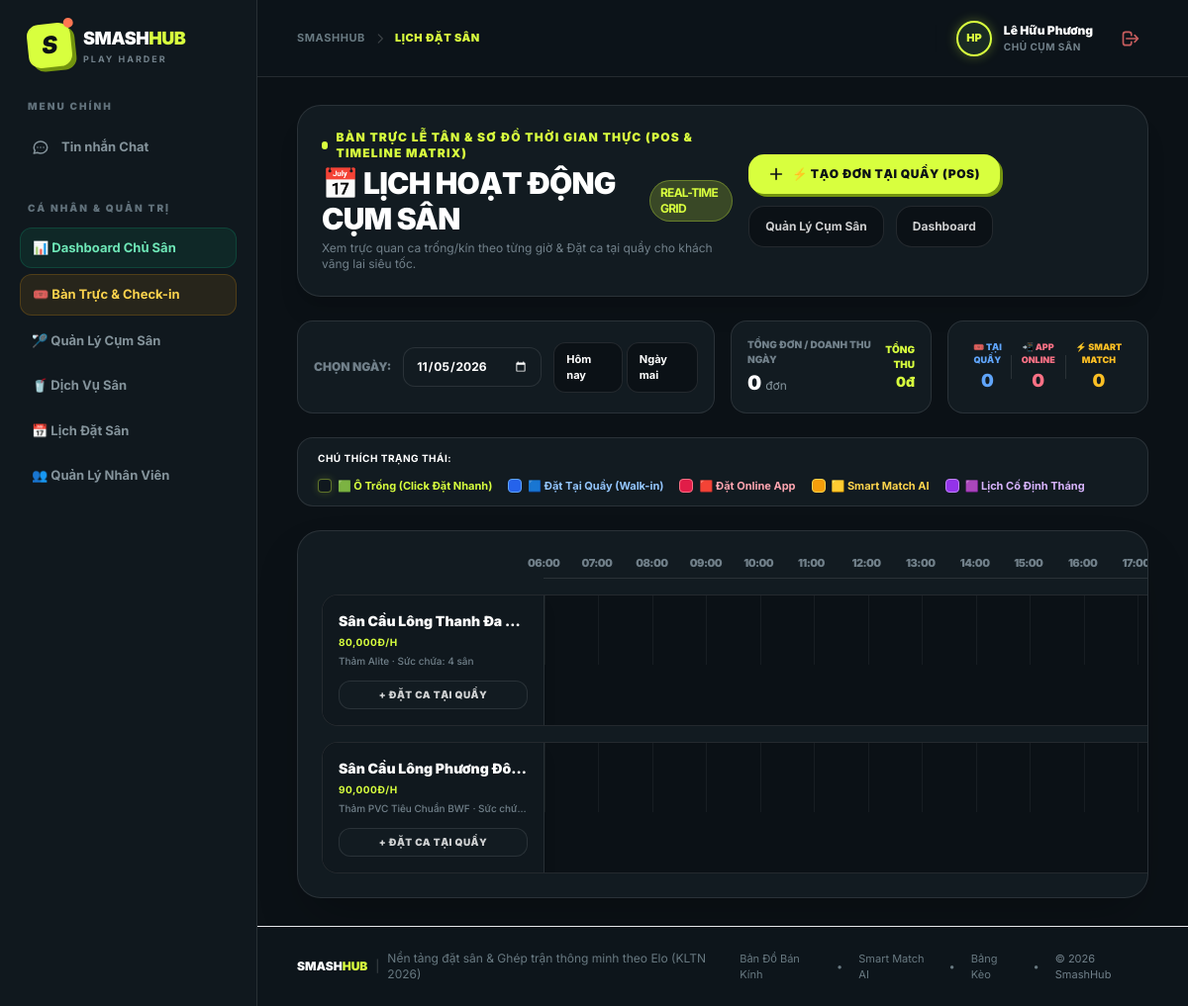
/index.php?action=owner_schedule (signed in), run on the app's committed database.
### tables this page shows
CREATE TABLE `pitches` (
  `id` int NOT NULL AUTO_INCREMENT,
  `owner_id` int DEFAULT NULL,
  `name` varchar(255) NOT NULL,
  `location` varchar(255) NOT NULL DEFAULT '',
  `district` varchar(100) DEFAULT '',
  `city` varchar(100) DEFAULT 'TP.HCM',
  `latitude` decimal(10,8) DEFAULT 10.80000000 COMMENT 'Tọa độ vĩ độ GPS',
  `longitude` decimal(11,8) DEFAULT 106.70000000 COMMENT 'Tọa độ kinh độ GPS',
  `type` varchar(50) NOT NULL COMMENT 'Thảm PVC Tiêu Chuẩn BWF, Thảm PVC Yonex, Sân Gỗ Thi Đấu, Thảm Alite',
  `quantity` int NOT NULL DEFAULT 1 COMMENT 'Số lượng sân con trong cụm',
  `price_per_hour` decimal(10,2) NOT NULL,
  `image_url` varchar(255) DEFAULT NULL,
  `amenities` varchar(255) DEFAULT 'parking,lighting,cooling,shower',
  `description` text,
  `status` enum('active','locked') DEFAULT 'active',
  PRIMARY KEY (`id`)
);

### controllers/OwnerController.php (called while the page is built, shortened)
<?php
class OwnerController {
    public function schedule() {
        $database = new Database();
        $db = $database->getConnection();
        $owner_id = $_SESSION['user_id'];
        $pitch = new Pitch($db);
        $stmt_pitches = $pitch->readByOwner($owner_id);
        $pitches = $stmt_pitches->fetchAll(PDO::FETCH_ASSOC);
        $pitch_schedules = [];
        foreach($pitches as $p) {
            $pitch_schedules[$p['id']] = [
                'pitch' => $p,
                'bookings' => []
            ];
        }
        require_once 'views/layout.php';
    }
}
?>

### models/Pitch.php (called while the page is built, shortened)
<?php
class Pitch {
    private $conn;
    private $table_name = "pitches";
    public function __construct($db) {
        $this->conn = $db;
    }
    public function readByOwner($owner_id) {
        $query = "SELECT * FROM " . $this->table_name . " WHERE owner_id = ? ORDER BY id DESC";
        $stmt = $this->conn->prepare($query);
        $stmt->bindParam(1, $owner_id);
        $stmt->execute();
        return $stmt;
    }
}
?>

### views/owner/schedule.php (the view, shortened to what this page needs)
<?php
$date = $_GET['date'] ?? date('Y-m-d');
$start_hour = 6;
$end_hour = 23;
$total_hours = $end_hour - $start_hour;
$total_bookings_count = 0;
$walkin_count = 0;
$online_count = 0;
$match_count = 0;
$revenue_day = 0;
?>
<div class="max-w-[1400px] mx-auto space-y-6 animate-fade-in">
    <div class="flex flex-col md:flex-row md:items-center justify-between gap-4 bg-[#121b21] p-6 rounded-3xl border border-white/10 shadow-xl">
        <div>
            <div class="flex items-center gap-2 text-xs font-black uppercase tracking-widest text-[#d8ff3e] mb-1">
                <span class="h-2 w-2 rounded-full bg-[#d8ff3e] animate-ping"></span>
                BÀN TRỰC LỄ TÂN & SƠ ĐỒ THỜI GIAN THỰC (POS & TIMELINE MATRIX)
            </div>
            <h1 class="text-3xl font-black uppercase tracking-tight text-white flex items-center gap-3">
                <span>📅 Lịch Hoạt Động Cụm Sân</span>
                <span class="text-xs bg-[#d8ff3e]/20 text-[#d8ff3e] border border-[#d8ff3e]/30 px-2.5 py-1 rounded-full font-bold">REAL-TIME GRID</span>
            </h1>
            <p class="mt-1 text-xs text-[#71808a]">Xem trực quan ca trống/kín theo từng giờ & Đặt ca tại quầy cho khách vãng lai siêu tốc.</p>
        </div>
        <div class="flex flex-wrap items-center gap-3">
            <button onclick="openPosModal()" class="flex items-center gap-2 bg-[#d8ff3e] text-[#0b1116] px-5 py-3 rounded-2xl font-black text-xs uppercase tracking-wider shadow-[3px_3px_0_#73940f] hover:translate-x-0.5 hover:translate-y-0.5 transition cursor-pointer">
                <svg class="w-4 h-4" fill="none" stroke="currentColor" viewBox="0 0 24 24"><path stroke-linecap="round" stroke-linejoin="round" stroke-width="2.5" d="M12 4v16m8-8H4"></path></svg>
                ⚡ Tạo Đơn Tại Quầy (POS)
            </button>
            <a href="index.php?action=owner_pitches" class="bg-[#0b1116] border border-white/10 text-white/80 hover:text-white hover:bg-white/5 px-4 py-3 rounded-2xl text-xs font-bold transition">Quản Lý Cụm Sân</a>
            <a href="index.php?action=owner_dashboard" class="bg-[#0b1116] border border-white/10 text-white/80 hover:text-white hover:bg-white/5 px-4 py-3 rounded-2xl text-xs font-bold transition">Dashboard</a>
        </div>
    </div>
    <div class="grid gap-4 md:grid-cols-4">
        <div class="md:col-span-2 bg-[#121b21] p-4 rounded-2xl border border-white/10 flex items-center justify-between gap-4">
            <form action="index.php" method="GET" id="dateForm" class="flex items-center gap-3 w-full">
                <label for="date" class="text-xs font-black uppercase text-[#71808a] flex-shrink-0">Chọn ngày:</label>
                <input type="date" id="date" name="date" value="<?php echo htmlspecialchars($date); ?>"
                       class="bg-[#0b1116] border border-white/10 text-white text-xs font-bold rounded-xl px-3 py-2.5 focus:border-[#d8ff3e] outline-none flex-grow"
                       onchange="document.getElementById('dateForm').submit()">
                <div class="flex items-center gap-1">
                    <a href="index.php?action=owner_schedule&date=<?php echo date('Y-m-d'); ?>" class="bg-[#0b1116] border border-white/10 hover:border-[#d8ff3e] text-white px-3 py-2 rounded-xl text-[11px] font-bold transition">Hôm nay</a>
                    <a href="index.php?action=owner_schedule&date=<?php echo date('Y-m-d', strtotime('+1 day')); ?>" class="bg-[#0b1116] border border-white/10 hover:border-[#d8ff3e] text-white px-3 py-2 rounded-xl text-[11px] font-bold transition">Ngày mai</a>
                </div>
            </form>
        </div>
        <div class="bg-[#121b21] p-4 rounded-2xl border border-white/10 flex items-center justify-between">
            <div>
                <div class="text-[10px] font-black uppercase text-[#71808a]">TỔNG ĐƠN / DOANH THU NGÀY</div>
                <div class="text-xl font-black text-white mt-0.5"><?php echo $total_bookings_count; ?> <span class="text-xs text-[#84939b] font-normal">đơn</span></div>
            </div>
            <div class="text-right">
                <div class="text-[10px] font-black uppercase text-[#d8ff3e]">TỔNG THU</div>
                <div class="text-sm font-black text-[#d8ff3e]"><?php echo number_format($revenue_day); ?>đ</div>
            </div>
        </div>
        <div class="bg-[#121b21] p-4 rounded-2xl border border-white/10 flex items-center justify-around text-center">
            <div>
                <div class="text-[9px] font-black text-blue-400 uppercase">🎟️ TẠI QUẦY</div>
                <div class="text-lg font-black text-blue-400"><?php echo $walkin_count; ?></div>
            </div>
            <div>
                <div class="text-[9px] font-black text-rose-400 uppercase">📲 APP ONLINE</div>
                <div class="text-lg font-black text-rose-400"><?php echo $online_count; ?></div>
            </div>
            <div>
                <div class="text-[9px] font-black text-amber-400 uppercase">⚡ SMART MATCH</div>
                <div class="text-lg font-black text-amber-400"><?php echo $match_count; ?></div>
            </div>
        </div>
    </div>
    <div class="bg-[#121b21] px-5 py-3 rounded-2xl border border-white/10 flex flex-wrap items-center justify-between gap-3 text-xs">
        <div class="flex items-center gap-2 text-white/60 font-medium">
            <span class="font-bold text-white uppercase text-[10px] tracking-wider">CHÚ THÍCH TRẠNG THÁI:</span>
        </div>
        <div class="flex flex-wrap items-center gap-4 text-[11px] font-bold">
            <div class="flex items-center gap-1.5 cursor-pointer" onclick="openPosModal()">
                <span class="w-3.5 h-3.5 rounded bg-[#10181e] border border-[#d8ff3e]/40 shadow-[0_0_8px_rgba(216,255,62,0.2)]"></span>
                <span class="text-[#d8ff3e]">🟩 Ô Trống (Click Đặt Nhanh)</span>
            </div>
            <div class="flex items-center gap-1.5">
                <span class="w-3.5 h-3.5 rounded bg-blue-600 border border-blue-400"></span>
                <span class="text-blue-300">🟦 Đặt Tại Quầy (Walk-in)</span>
            </div>
            <div class="flex items-center gap-1.5">
                <span class="w-3.5 h-3.5 rounded bg-rose-600 border border-rose-400"></span>
                <span class="text-rose-300">🟥 Đặt Online App</span>
            </div>
            <div class="flex items-center gap-1.5">
                <span class="w-3.5 h-3.5 rounded bg-amber-500 border border-amber-300"></span>
                <span class="text-amber-300">🟨 Smart Match AI</span>
            </div>
            <div class="flex items-center gap-1.5">
                <span class="w-3.5 h-3.5 rounded bg-purple-600 border border-purple-400"></span>
                <span class="text-purple-300">🟪 Lịch Cố Định Tháng</span>
            </div>
        </div>
    </div>
    <div class="bg-[#121b21] rounded-3xl border border-white/10 overflow-hidden shadow-2xl">
        <div class="overflow-x-auto">
            <div style="min-width: 1200px;" class="p-6">
                <div class="flex ml-56 mb-4 border-b border-white/10 pb-3 relative h-6">
                    <?php for ($h = $start_hour; $h <= $end_hour; $h++): ?>
                        <div class="absolute text-[11px] font-black tracking-tighter text-[#71808a] -ml-4"
                             style="left: <?php echo (($h - $start_hour) / $total_hours) * 100; ?>%;">
                            <?php echo sprintf('%02d:00', $h); ?>
                        </div>
                    <?php endfor; ?>
                </div>
                <div class="space-y-4">
                    <?php if (!empty($pitch_schedules)): ?>
                        <?php foreach ($pitch_schedules as $ps):
                            $pitch = $ps['pitch'];
                            $tracks = [];
                            $num_tracks = max(1, count($tracks));
                            $row_height = max(70, $num_tracks * 52 + 10);
                        ?>
                        <div class="flex items-stretch border border-white/10 rounded-2xl bg-[#0b1116] relative overflow-hidden group">
                            <div class="w-56 flex-shrink-0 bg-[#10181e] border-r border-white/10 p-4 z-10 flex flex-col justify-between shadow-lg">
                                <div>
                                    <div class="flex items-center justify-between mb-1">
                                        <h4 class="font-black text-white text-sm truncate" title="<?php echo htmlspecialchars($pitch['name']); ?>">
                                            <?php echo htmlspecialchars($pitch['name']); ?>
                                        </h4>
                                    </div>
                                    <div class="text-[10px] font-bold text-[#d8ff3e] tracking-wider uppercase">
                                        <?php echo number_format($pitch['price_per_hour']); ?>đ/h
                                    </div>
                                    <div class="text-[10px] font-medium text-[#71808a] mt-1 truncate">
                                        <?php echo htmlspecialchars($pitch['type']); ?> · Sức chứa: <?php echo $pitch['quantity']; ?> sân
                                    </div>
                                </div>
                                <button onclick="openPosModal(<?php echo $pitch['id']; ?>, '<?php echo addslashes($pitch['name']); ?>', <?php echo $pitch['price_per_hour']; ?>)"
                                        class="mt-3 w-full bg-[#121b21] hover:bg-[#d8ff3e] text-white/80 hover:text-[#0b1116] border border-white/10 hover:border-[#d8ff3e] py-1.5 px-2 rounded-xl text-[10px] font-black uppercase tracking-wider transition">
                                    + Đặt Ca Tại Quầy
                                </button>
                            </div>
                            <div class="flex-grow relative bg-[#0b1116] overflow-hidden" style="height: <?php echo $row_height; ?>px;">
                                <?php for ($h = $start_hour; $h < $end_hour; $h++):
                                    $h_str = sprintf('%02d:00', $h);
                                    $h_next_str = sprintf('%02d:00', $h + 1);
                                    $slot_left = (($h - $start_hour) / $total_hours) * 100;
                                    $slot_width = (1 / $total_hours) * 100;
                                ?>
                                    <div onclick="openPosModal(<?php echo $pitch['id']; ?>, '<?php echo addslashes($pitch['name']); ?>', <?php echo $pitch['price_per_hour']; ?>, '<?php echo $h_str; ?>', '<?php echo $h_next_str; ?>')"
                                         class="absolute top-0 bottom-0 border-l border-white/5 hover:bg-[#d8ff3e]/10 transition cursor-pointer group/cell"
                                         style="left: <?php echo $slot_left; ?>%; width: <?php echo $slot_width; ?>%;"
                                         title="Khung giờ <?php echo $h_str; ?> - <?php echo $h_next_str; ?> (Bấm để tạo đơn tại quầy)">
                                    </div>
                                <?php endfor; ?>
                            </div>
                        </div>
                        <?php endforeach; ?>
                    <?php else: ?>
                        <div class="text-center py-12 text-[#71808a] bg-[#0b1116] rounded-2xl border-dashed border-2 border-white/10">
                            Chưa có dữ liệu cụm sân nào để hiển thị lịch.
                        </div>
                    <?php endif; ?>
                </div>
            </div>
        </div>
    </div>
</div>

### views/layout.php (style rules this page uses)
body { font-family: 'Inter', -apple-system, BlinkMacSystemFont, "Segoe UI", Roboto, sans-serif; background-color: #0b1116; color: #ffffff; }
input:not([type="checkbox"]):not([type="radio"]):not([type="submit"]):not([type="button"]), textarea, select { background-color: #121b21; color: #ffffff; }

### data on the page
pitches: name "Sân Cầu Lông Thanh Đa…", price_per_hour "80,000", type "Thảm Alite", quantity "4", $row_height 70 (drawn)
pitches: name "Sân Cầu Lông Phương Đô…", price_per_hour "90,000", type "Thảm PVC Tiêu Chuẩn BWF", $row_height 70 (drawn)

### other printed values
$page_title "LỊCH ĐẶT SÂN"
$user_initials "HP"
$clean_user_name "Lê Hữu Phương"
$user_badge_text "CHỦ CỤM SÂN"
$total_bookings_count "0"
$revenue_day "0"
$walkin_count "0"
$online_count "0"
$match_count "0"
